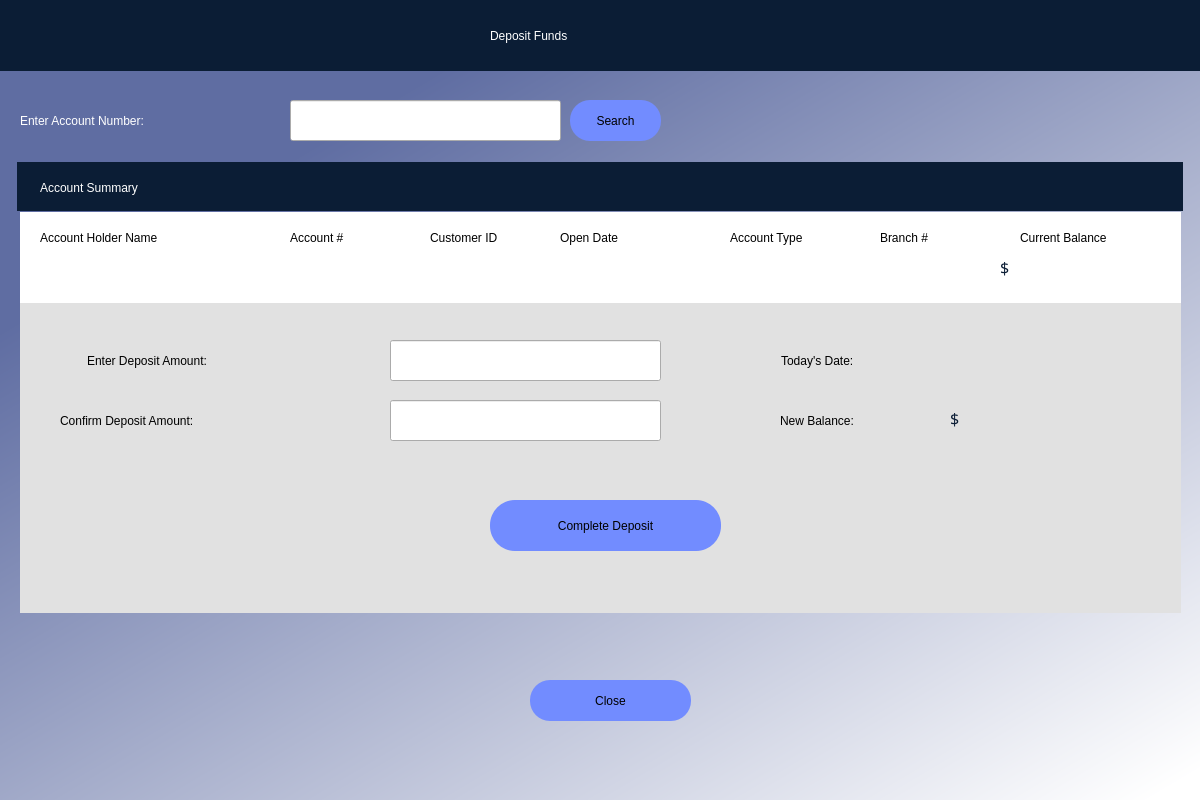
<?xml version="1.0" encoding="UTF-8"?>
<ui version="4.0">
 <class>Dialog</class>
 <widget class="QDialog" name="Dialog">
  <property name="geometry">
   <rect>
    <x>0</x>
    <y>0</y>
    <width>1200</width>
    <height>800</height>
   </rect>
  </property>
  <property name="windowTitle">
   <string>Rattler Bank Database</string>
  </property>
  <property name="windowIcon">
   <iconset>
    <normaloff>RB snake.png</normaloff>RB snake.png</iconset>
  </property>
  <property name="sizeGripEnabled">
   <bool>false</bool>
  </property>
  <widget class="QWidget" name="bgwidget" native="true">
   <property name="geometry">
    <rect>
     <x>0</x>
     <y>0</y>
     <width>1201</width>
     <height>800</height>
    </rect>
   </property>
   <property name="styleSheet">
    <string notr="true">QWidget#bgwidget{
background-color:qlineargradient(spread:pad, x1:0.242, y1:0.198727, x2:0.957, y2:1, stop:0 rgba(95, 109, 162, 255), stop:1 rgba(255, 255, 255, 255))}</string>
   </property>
   <widget class="QLabel" name="label_2">
    <property name="geometry">
     <rect>
      <x>10</x>
      <y>10</y>
      <width>321</width>
      <height>51</height>
     </rect>
    </property>
    <property name="text">
     <string/>
    </property>
    <property name="pixmap">
     <pixmap>RB3.png</pixmap>
    </property>
    <property name="scaledContents">
     <bool>true</bool>
    </property>
   </widget>
   <widget class="QLabel" name="label_6">
    <property name="geometry">
     <rect>
      <x>0</x>
      <y>0</y>
      <width>1201</width>
      <height>71</height>
     </rect>
    </property>
    <property name="styleSheet">
     <string notr="true">background-color: rgb(11, 29, 53);</string>
    </property>
    <property name="text">
     <string/>
    </property>
   </widget>
   <widget class="QLabel" name="employee_name">
    <property name="geometry">
     <rect>
      <x>10</x>
      <y>80</y>
      <width>241</width>
      <height>41</height>
     </rect>
    </property>
    <property name="styleSheet">
     <string notr="true">font: 12pt &quot;MS Shell Dlg 2&quot;;</string>
    </property>
    <property name="text">
     <string/>
    </property>
   </widget>
   <widget class="QLabel" name="label_13">
    <property name="geometry">
     <rect>
      <x>40</x>
      <y>167</y>
      <width>411</width>
      <height>41</height>
     </rect>
    </property>
    <property name="styleSheet">
     <string notr="true">font: 12pt &quot;Heebo&quot;; color:rgb(255, 255, 255)
</string>
    </property>
    <property name="text">
     <string>Account Summary</string>
    </property>
   </widget>
   <widget class="QLabel" name="label_14">
    <property name="geometry">
     <rect>
      <x>17</x>
      <y>162</y>
      <width>1166</width>
      <height>49</height>
     </rect>
    </property>
    <property name="styleSheet">
     <string notr="true">background-color: rgb(11, 29, 53);</string>
    </property>
    <property name="text">
     <string/>
    </property>
   </widget>
   <widget class="QLabel" name="label_4">
    <property name="geometry">
     <rect>
      <x>20</x>
      <y>212</y>
      <width>1161</width>
      <height>401</height>
     </rect>
    </property>
    <property name="styleSheet">
     <string notr="true">background-color: rgb(225, 225, 225);</string>
    </property>
    <property name="text">
     <string/>
    </property>
   </widget>
   <widget class="QLabel" name="label_5">
    <property name="geometry">
     <rect>
      <x>20</x>
      <y>212</y>
      <width>1161</width>
      <height>91</height>
     </rect>
    </property>
    <property name="styleSheet">
     <string notr="true">background-color: rgb(255, 255, 255);</string>
    </property>
    <property name="text">
     <string/>
    </property>
   </widget>
   <widget class="QLabel" name="label_16">
    <property name="geometry">
     <rect>
      <x>40</x>
      <y>222</y>
      <width>201</width>
      <height>31</height>
     </rect>
    </property>
    <property name="styleSheet">
     <string notr="true">
font: 8pt &quot;Heebo&quot;;
</string>
    </property>
    <property name="text">
     <string>Account Holder Name</string>
    </property>
   </widget>
   <widget class="QLabel" name="label_17">
    <property name="geometry">
     <rect>
      <x>290</x>
      <y>222</y>
      <width>201</width>
      <height>31</height>
     </rect>
    </property>
    <property name="styleSheet">
     <string notr="true">
font: 8pt &quot;Heebo&quot;;
</string>
    </property>
    <property name="text">
     <string>Account #</string>
    </property>
   </widget>
   <widget class="QLabel" name="label_18">
    <property name="geometry">
     <rect>
      <x>880</x>
      <y>222</y>
      <width>91</width>
      <height>31</height>
     </rect>
    </property>
    <property name="styleSheet">
     <string notr="true">
font: 8pt &quot;Heebo&quot;;
</string>
    </property>
    <property name="text">
     <string>Branch #</string>
    </property>
   </widget>
   <widget class="QLabel" name="customer_name">
    <property name="geometry">
     <rect>
      <x>40</x>
      <y>252</y>
      <width>201</width>
      <height>31</height>
     </rect>
    </property>
    <property name="font">
     <font>
      <family>Heebo</family>
      <pointsize>12</pointsize>
      <weight>50</weight>
      <italic>false</italic>
      <bold>false</bold>
     </font>
    </property>
    <property name="styleSheet">
     <string notr="true">font: 12pt &quot;Heebo&quot;;
</string>
    </property>
    <property name="text">
     <string/>
    </property>
   </widget>
   <widget class="QLabel" name="account_num">
    <property name="geometry">
     <rect>
      <x>290</x>
      <y>252</y>
      <width>121</width>
      <height>31</height>
     </rect>
    </property>
    <property name="font">
     <font>
      <family>Heebo</family>
      <pointsize>12</pointsize>
      <weight>50</weight>
      <italic>false</italic>
      <bold>false</bold>
     </font>
    </property>
    <property name="styleSheet">
     <string notr="true">font: 12pt &quot;Heebo&quot;;
</string>
    </property>
    <property name="text">
     <string/>
    </property>
   </widget>
   <widget class="QLabel" name="branch_num">
    <property name="geometry">
     <rect>
      <x>880</x>
      <y>252</y>
      <width>91</width>
      <height>31</height>
     </rect>
    </property>
    <property name="font">
     <font>
      <family>Heebo</family>
      <pointsize>12</pointsize>
      <weight>50</weight>
      <italic>false</italic>
      <bold>false</bold>
     </font>
    </property>
    <property name="styleSheet">
     <string notr="true">font: 12pt &quot;Heebo&quot;;
</string>
    </property>
    <property name="text">
     <string/>
    </property>
   </widget>
   <widget class="QLabel" name="balance">
    <property name="geometry">
     <rect>
      <x>1020</x>
      <y>252</y>
      <width>151</width>
      <height>31</height>
     </rect>
    </property>
    <property name="font">
     <font>
      <family>Arial Black</family>
      <pointsize>12</pointsize>
      <weight>10</weight>
      <italic>false</italic>
      <bold>false</bold>
     </font>
    </property>
    <property name="styleSheet">
     <string notr="true">font: 87 12pt &quot;Arial Black&quot;;
color: rgb(11, 29, 53);</string>
    </property>
    <property name="text">
     <string/>
    </property>
   </widget>
   <widget class="QLabel" name="label_23">
    <property name="geometry">
     <rect>
      <x>1020</x>
      <y>222</y>
      <width>201</width>
      <height>31</height>
     </rect>
    </property>
    <property name="styleSheet">
     <string notr="true">
font: 8pt &quot;Heebo&quot;;
</string>
    </property>
    <property name="text">
     <string>Current Balance</string>
    </property>
   </widget>
   <widget class="QLabel" name="customer_ID">
    <property name="geometry">
     <rect>
      <x>430</x>
      <y>252</y>
      <width>101</width>
      <height>31</height>
     </rect>
    </property>
    <property name="font">
     <font>
      <family>Heebo</family>
      <pointsize>12</pointsize>
      <weight>50</weight>
      <italic>false</italic>
      <bold>false</bold>
     </font>
    </property>
    <property name="styleSheet">
     <string notr="true">font: 12pt &quot;Heebo&quot;;
</string>
    </property>
    <property name="text">
     <string/>
    </property>
   </widget>
   <widget class="QLabel" name="label_25">
    <property name="geometry">
     <rect>
      <x>430</x>
      <y>222</y>
      <width>111</width>
      <height>31</height>
     </rect>
    </property>
    <property name="styleSheet">
     <string notr="true">
font: 8pt &quot;Heebo&quot;;
</string>
    </property>
    <property name="text">
     <string>Customer ID</string>
    </property>
   </widget>
   <widget class="QLabel" name="account_type">
    <property name="geometry">
     <rect>
      <x>730</x>
      <y>252</y>
      <width>111</width>
      <height>31</height>
     </rect>
    </property>
    <property name="font">
     <font>
      <family>Heebo</family>
      <pointsize>12</pointsize>
      <weight>50</weight>
      <italic>false</italic>
      <bold>false</bold>
     </font>
    </property>
    <property name="styleSheet">
     <string notr="true">font: 12pt &quot;Heebo&quot;;
</string>
    </property>
    <property name="text">
     <string/>
    </property>
   </widget>
   <widget class="QLabel" name="label_27">
    <property name="geometry">
     <rect>
      <x>730</x>
      <y>222</y>
      <width>111</width>
      <height>31</height>
     </rect>
    </property>
    <property name="styleSheet">
     <string notr="true">
font: 8pt &quot;Heebo&quot;;
</string>
    </property>
    <property name="text">
     <string>Account Type</string>
    </property>
   </widget>
   <widget class="QLabel" name="label_28">
    <property name="geometry">
     <rect>
      <x>560</x>
      <y>222</y>
      <width>111</width>
      <height>31</height>
     </rect>
    </property>
    <property name="styleSheet">
     <string notr="true">
font: 8pt &quot;Heebo&quot;;
</string>
    </property>
    <property name="text">
     <string>Open Date</string>
    </property>
   </widget>
   <widget class="QLabel" name="open_date">
    <property name="geometry">
     <rect>
      <x>560</x>
      <y>252</y>
      <width>151</width>
      <height>31</height>
     </rect>
    </property>
    <property name="font">
     <font>
      <family>Heebo</family>
      <pointsize>12</pointsize>
      <weight>50</weight>
      <italic>false</italic>
      <bold>false</bold>
     </font>
    </property>
    <property name="styleSheet">
     <string notr="true">font: 12pt &quot;Heebo&quot;;
</string>
    </property>
    <property name="text">
     <string/>
    </property>
   </widget>
   <widget class="QLabel" name="enter_acct_num">
    <property name="geometry">
     <rect>
      <x>20</x>
      <y>100</y>
      <width>261</width>
      <height>41</height>
     </rect>
    </property>
    <property name="styleSheet">
     <string notr="true">font: 12pt &quot;Heebo&quot;; color:rgb(255, 255, 255)
</string>
    </property>
    <property name="text">
     <string>Enter Account Number:</string>
    </property>
   </widget>
   <widget class="QLineEdit" name="acct_search_field">
    <property name="geometry">
     <rect>
      <x>290</x>
      <y>100</y>
      <width>271</width>
      <height>41</height>
     </rect>
    </property>
    <property name="styleSheet">
     <string notr="true">QLineEdit:focus {
   border: 3px solid rgb(255, 217, 0);
}</string>
    </property>
   </widget>
   <widget class="QLabel" name="balance_2">
    <property name="geometry">
     <rect>
      <x>1000</x>
      <y>252</y>
      <width>21</width>
      <height>31</height>
     </rect>
    </property>
    <property name="font">
     <font>
      <family>Arial Black</family>
      <pointsize>12</pointsize>
      <weight>10</weight>
      <italic>false</italic>
      <bold>false</bold>
     </font>
    </property>
    <property name="styleSheet">
     <string notr="true">font: 87 12pt &quot;Arial Black&quot;;
color: rgb(11, 29, 53);</string>
    </property>
    <property name="text">
     <string>$</string>
    </property>
   </widget>
   <widget class="QPushButton" name="acct_search_button">
    <property name="geometry">
     <rect>
      <x>570</x>
      <y>100</y>
      <width>91</width>
      <height>41</height>
     </rect>
    </property>
    <property name="styleSheet">
     <string notr="true">QPushButton {
    border-radius: 20px;
    background-color: rgb(114, 140, 255);
    font: 9pt &quot;Heebo&quot;;
}

QPushButton:hover {
    background-color: rgb(93, 205, 245);
}

QPushButton:pressed {
    background-color:rgb(53, 93, 255)
}</string>
    </property>
    <property name="text">
     <string>Search</string>
    </property>
   </widget>
   <widget class="QLabel" name="error">
    <property name="geometry">
     <rect>
      <x>680</x>
      <y>100</y>
      <width>501</width>
      <height>31</height>
     </rect>
    </property>
    <property name="styleSheet">
     <string notr="true">font: 8pt &quot;MS Shell Dlg 2&quot;; 
color: rgb(174, 0, 11);</string>
    </property>
    <property name="text">
     <string/>
    </property>
   </widget>
   <widget class="QPushButton" name="close_button">
    <property name="geometry">
     <rect>
      <x>530</x>
      <y>680</y>
      <width>161</width>
      <height>41</height>
     </rect>
    </property>
    <property name="styleSheet">
     <string notr="true">QPushButton {
    border-radius: 20px;
    background-color: rgb(114, 140, 255);
    font: 9pt &quot;Heebo&quot;;
}

QPushButton:hover {
    background-color: rgb(93, 205, 245);
}

QPushButton:pressed {
    background-color:rgb(53, 93, 255)
}</string>
    </property>
    <property name="text">
     <string>Close</string>
    </property>
   </widget>
   <widget class="QLabel" name="enter_acct_num_2">
    <property name="geometry">
     <rect>
      <x>87</x>
      <y>340</y>
      <width>281</width>
      <height>41</height>
     </rect>
    </property>
    <property name="styleSheet">
     <string notr="true">font: 12pt &quot;Heebo&quot;; 
</string>
    </property>
    <property name="text">
     <string>Enter Deposit Amount:</string>
    </property>
   </widget>
   <widget class="QLineEdit" name="deposit_amt_field">
    <property name="geometry">
     <rect>
      <x>390</x>
      <y>340</y>
      <width>271</width>
      <height>41</height>
     </rect>
    </property>
    <property name="styleSheet">
     <string notr="true">QLineEdit:focus {
   border: 3px solid rgb(255, 217, 0);
}</string>
    </property>
   </widget>
   <widget class="QLabel" name="enter_acct_num_3">
    <property name="geometry">
     <rect>
      <x>60</x>
      <y>400</y>
      <width>331</width>
      <height>41</height>
     </rect>
    </property>
    <property name="styleSheet">
     <string notr="true">font: 12pt &quot;Heebo&quot;; 
</string>
    </property>
    <property name="text">
     <string>Confirm Deposit Amount:</string>
    </property>
   </widget>
   <widget class="QLineEdit" name="confirm_deposit_amt_field">
    <property name="geometry">
     <rect>
      <x>390</x>
      <y>400</y>
      <width>271</width>
      <height>41</height>
     </rect>
    </property>
    <property name="styleSheet">
     <string notr="true">QLineEdit:focus {
   border: 3px solid rgb(255, 217, 0);
}</string>
    </property>
   </widget>
   <widget class="QPushButton" name="deposit_button">
    <property name="geometry">
     <rect>
      <x>490</x>
      <y>500</y>
      <width>231</width>
      <height>51</height>
     </rect>
    </property>
    <property name="styleSheet">
     <string notr="true">QPushButton {
    border-radius: 25px;
    background-color: rgb(114, 140, 255);
    font: 9pt &quot;Heebo&quot;;
}

QPushButton:hover {
    background-color: rgb(93, 205, 245);
}

QPushButton:pressed {
    background-color:rgb(53, 93, 255)
}</string>
    </property>
    <property name="text">
     <string>Complete Deposit</string>
    </property>
   </widget>
   <widget class="QLabel" name="enter_acct_num_4">
    <property name="geometry">
     <rect>
      <x>781</x>
      <y>340</y>
      <width>161</width>
      <height>41</height>
     </rect>
    </property>
    <property name="styleSheet">
     <string notr="true">font: 12pt &quot;Heebo&quot;; 
</string>
    </property>
    <property name="text">
     <string>Today's Date:</string>
    </property>
   </widget>
   <widget class="QLabel" name="todays_date">
    <property name="geometry">
     <rect>
      <x>930</x>
      <y>340</y>
      <width>241</width>
      <height>41</height>
     </rect>
    </property>
    <property name="styleSheet">
     <string notr="true">font: 12pt &quot;Heebo&quot;; 
</string>
    </property>
    <property name="text">
     <string/>
    </property>
   </widget>
   <widget class="QLabel" name="enter_acct_num_6">
    <property name="geometry">
     <rect>
      <x>780</x>
      <y>400</y>
      <width>161</width>
      <height>41</height>
     </rect>
    </property>
    <property name="styleSheet">
     <string notr="true">font: 12pt &quot;Heebo&quot;; 
</string>
    </property>
    <property name="text">
     <string>New Balance:</string>
    </property>
   </widget>
   <widget class="QLabel" name="new_balance">
    <property name="geometry">
     <rect>
      <x>969</x>
      <y>400</y>
      <width>151</width>
      <height>41</height>
     </rect>
    </property>
    <property name="styleSheet">
     <string notr="true">font: 87 12pt &quot;Arial Black&quot;;
color: rgb(11, 29, 53);</string>
    </property>
    <property name="text">
     <string/>
    </property>
   </widget>
   <widget class="QLabel" name="balance_3">
    <property name="geometry">
     <rect>
      <x>950</x>
      <y>403</y>
      <width>21</width>
      <height>31</height>
     </rect>
    </property>
    <property name="font">
     <font>
      <family>Arial Black</family>
      <pointsize>12</pointsize>
      <weight>10</weight>
      <italic>false</italic>
      <bold>false</bold>
     </font>
    </property>
    <property name="styleSheet">
     <string notr="true">font: 87 12pt &quot;Arial Black&quot;;
color: rgb(11, 29, 53);</string>
    </property>
    <property name="text">
     <string>$</string>
    </property>
   </widget>
   <widget class="QLabel" name="error_2">
    <property name="geometry">
     <rect>
      <x>390</x>
      <y>450</y>
      <width>771</width>
      <height>31</height>
     </rect>
    </property>
    <property name="styleSheet">
     <string notr="true">font: 8pt &quot;MS Shell Dlg 2&quot;; 
color: rgb(190, 0, 0);</string>
    </property>
    <property name="text">
     <string/>
    </property>
   </widget>
   <widget class="QLabel" name="success_msg">
    <property name="geometry">
     <rect>
      <x>490</x>
      <y>560</y>
      <width>691</width>
      <height>31</height>
     </rect>
    </property>
    <property name="styleSheet">
     <string notr="true">font: 8pt &quot;MS Shell Dlg 2&quot;; 
color: rgb(0, 170, 0);</string>
    </property>
    <property name="text">
     <string/>
    </property>
   </widget>
   <widget class="QLabel" name="make_deposit_label">
    <property name="geometry">
     <rect>
      <x>490</x>
      <y>15</y>
      <width>411</width>
      <height>41</height>
     </rect>
    </property>
    <property name="styleSheet">
     <string notr="true">font: 75 16pt &quot;Gadugi&quot;; color:rgb(255, 255, 255)</string>
    </property>
    <property name="text">
     <string>Deposit Funds</string>
    </property>
   </widget>
   <zorder>label_6</zorder>
   <zorder>label_2</zorder>
   <zorder>employee_name</zorder>
   <zorder>label_14</zorder>
   <zorder>label_4</zorder>
   <zorder>label_5</zorder>
   <zorder>label_16</zorder>
   <zorder>label_17</zorder>
   <zorder>label_18</zorder>
   <zorder>customer_name</zorder>
   <zorder>account_num</zorder>
   <zorder>branch_num</zorder>
   <zorder>balance</zorder>
   <zorder>label_23</zorder>
   <zorder>customer_ID</zorder>
   <zorder>label_25</zorder>
   <zorder>account_type</zorder>
   <zorder>label_27</zorder>
   <zorder>label_28</zorder>
   <zorder>open_date</zorder>
   <zorder>label_13</zorder>
   <zorder>enter_acct_num</zorder>
   <zorder>acct_search_field</zorder>
   <zorder>balance_2</zorder>
   <zorder>acct_search_button</zorder>
   <zorder>error</zorder>
   <zorder>close_button</zorder>
   <zorder>enter_acct_num_2</zorder>
   <zorder>deposit_amt_field</zorder>
   <zorder>enter_acct_num_3</zorder>
   <zorder>confirm_deposit_amt_field</zorder>
   <zorder>deposit_button</zorder>
   <zorder>enter_acct_num_4</zorder>
   <zorder>todays_date</zorder>
   <zorder>enter_acct_num_6</zorder>
   <zorder>new_balance</zorder>
   <zorder>balance_3</zorder>
   <zorder>error_2</zorder>
   <zorder>make_deposit_label</zorder>
   <zorder>success_msg</zorder>
  </widget>
 </widget>
 <resources/>
 <connections/>
</ui>
